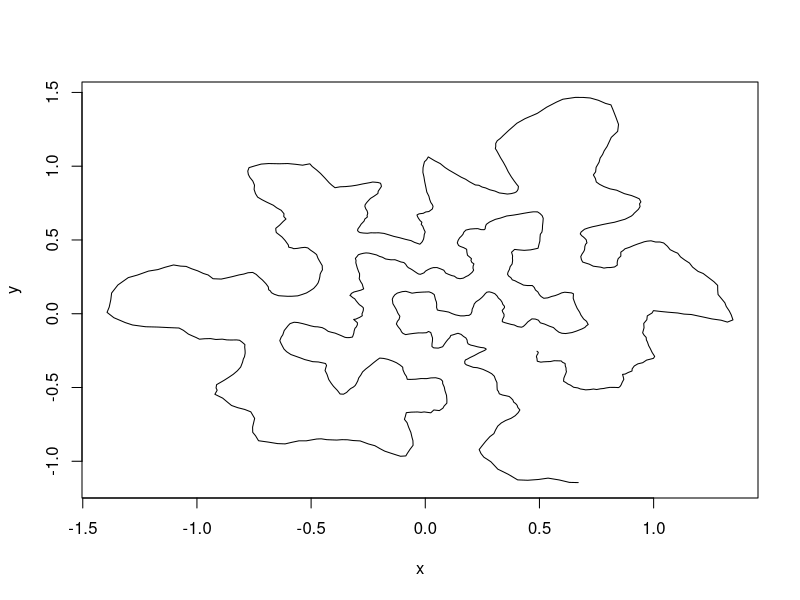
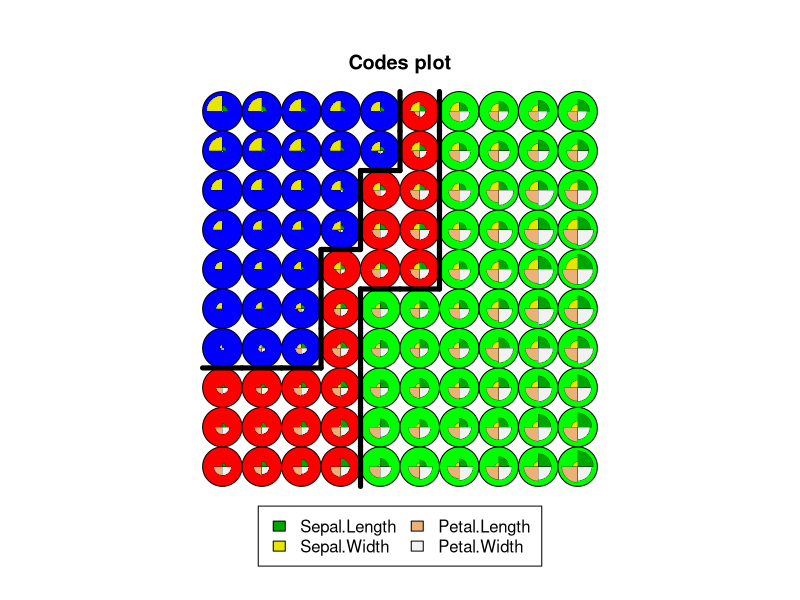

Here is the R script that generated these plots, in order:
library("kohonen")

# Zadanie 1
data = rnorm(2,mean=c(0.1,0.1),sd=c(0.5,0.5))
for (i in 2:1000) {
  data = rbind(data, rnorm(2,mean=c(0.1,0.1),sd=c(0.5,0.5)))
}

grid = somgrid(xdim = 1, ydim=1000, topo="rectangular")
somnet = som(data, grid=grid, rlen=1000, alpha=c(0.05,0.01))

x = somnet$codes[[1]][,1]
y = somnet$codes[[1]][,2]
plot(x,y,type="l")

# Zadanie 2
iris.sc = scale(iris[, 1:4])
iris.grid = somgrid(xdim = 10, ydim=10, topo="rectangular")
iris.som = som(iris.sc, grid=iris.grid, rlen=150, alpha=c(0.05,0.01))

groups = 3
iris.hc = cutree(hclust(dist(iris.som$codes[[1]])), groups)
plot(iris.som, type="codes", bgcol=rainbow(groups)[iris.hc])
add.cluster.boundaries(iris.som, iris.hc)
